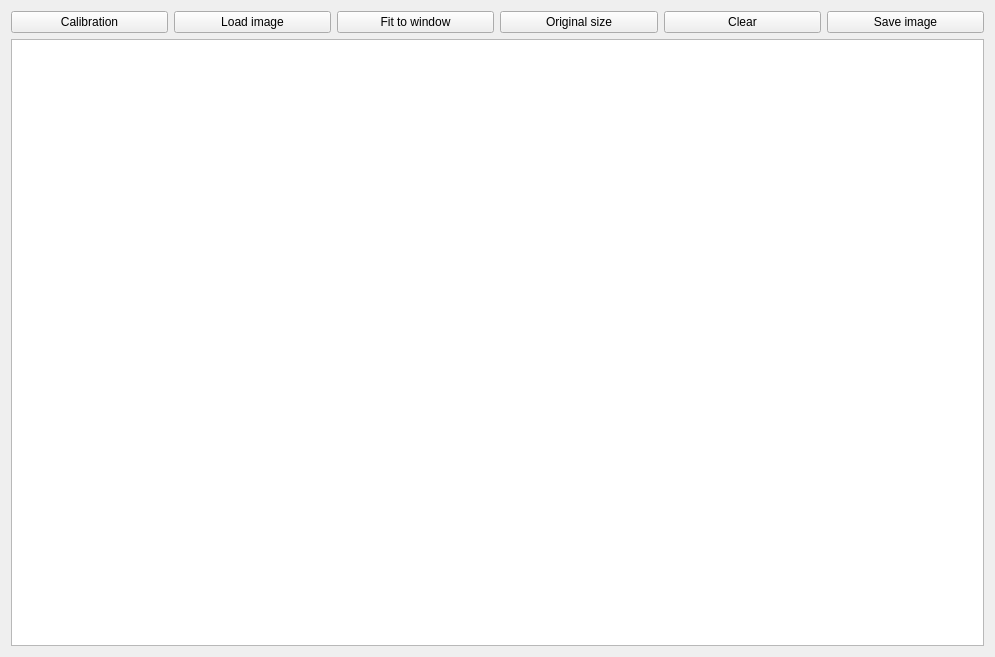
<?xml version="1.0" encoding="UTF-8"?>
<ui version="4.0">
 <class>DistanceMeasurementForm</class>
 <widget class="QWidget" name="DistanceMeasurementForm">
  <property name="geometry">
   <rect>
    <x>0</x>
    <y>0</y>
    <width>995</width>
    <height>657</height>
   </rect>
  </property>
  <property name="windowTitle">
   <string>Form</string>
  </property>
  <layout class="QGridLayout" name="gridLayout_2">
   <item row="0" column="0">
    <widget class="QPushButton" name="calibrationPushButton">
     <property name="text">
      <string>Calibration</string>
     </property>
    </widget>
   </item>
   <item row="0" column="1">
    <widget class="QPushButton" name="pushButton">
     <property name="text">
      <string>Load image</string>
     </property>
    </widget>
   </item>
   <item row="0" column="4">
    <widget class="QPushButton" name="clearPushButton">
     <property name="text">
      <string>Clear</string>
     </property>
    </widget>
   </item>
   <item row="0" column="5">
    <widget class="QPushButton" name="savePushButton">
     <property name="text">
      <string>Save image</string>
     </property>
    </widget>
   </item>
   <item row="1" column="0" colspan="6">
    <widget class="ImageGraphicsViewForm" name="graphicsView"/>
   </item>
   <item row="0" column="2">
    <widget class="QPushButton" name="fitPushButton">
     <property name="text">
      <string>Fit to window</string>
     </property>
    </widget>
   </item>
   <item row="0" column="3">
    <widget class="QPushButton" name="originalPushButton">
     <property name="text">
      <string>Original size</string>
     </property>
    </widget>
   </item>
  </layout>
 </widget>
 <customwidgets>
  <customwidget>
   <class>ImageGraphicsViewForm</class>
   <extends>QGraphicsView</extends>
   <header>imagegraphicsviewform.h</header>
  </customwidget>
 </customwidgets>
 <resources/>
 <connections/>
</ui>
